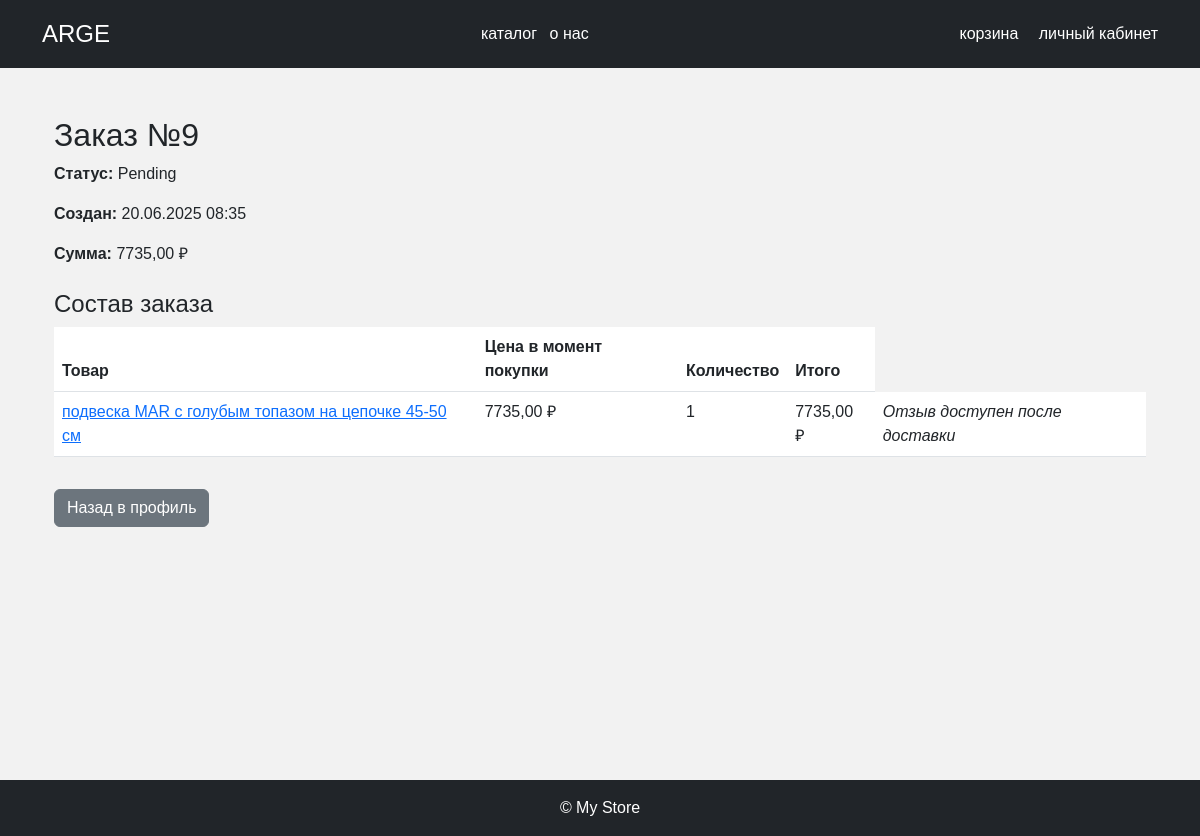
The app's page /orders/9/ (signed in), older data.
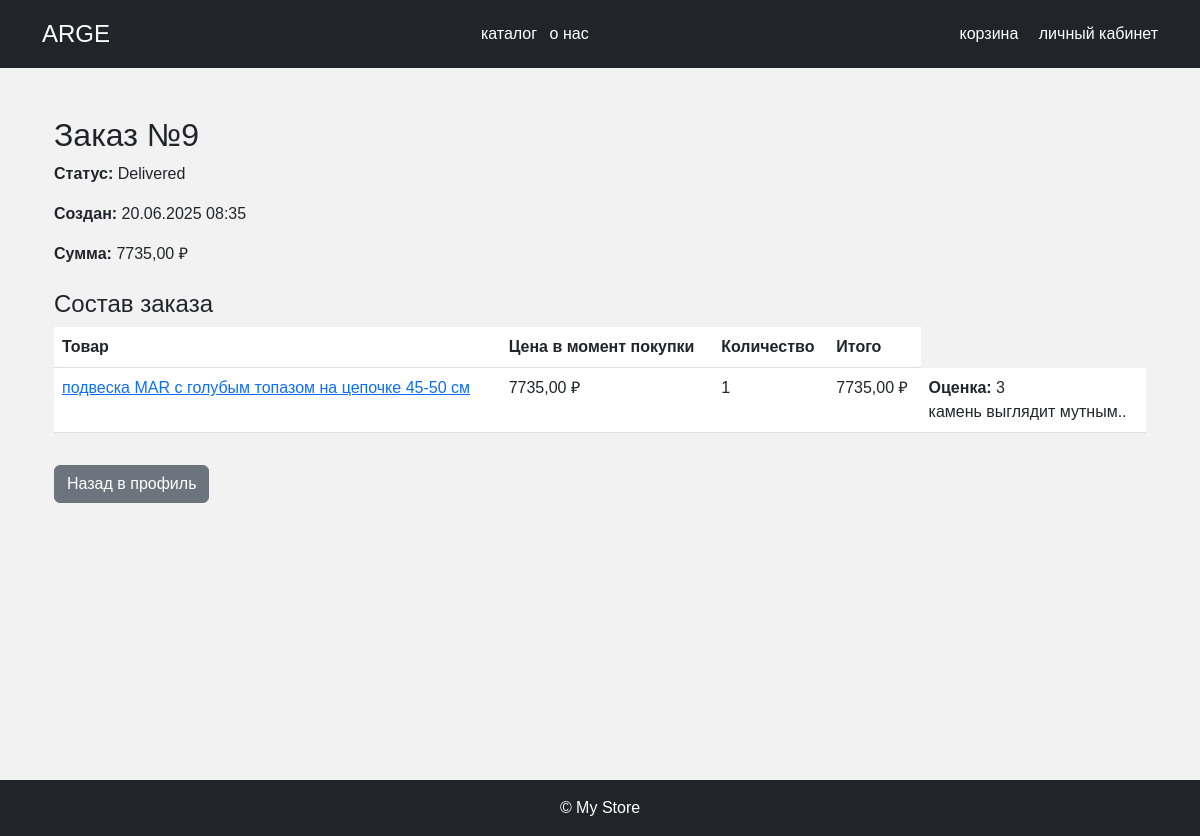
The same page, newer data.
### members/models.py (models this page shows, shortened)
class Order(models.Model):
    STATUS_CHOICES = [
        ('pending', 'Pending'),
        ('shipped', 'Shipped'),
        ('delivered', 'Delivered'),
        ('cancelled', 'Cancelled'),
    ]
    user = models.ForeignKey(User, related_name='orders', on_delete=models.CASCADE)
    total_price = models.DecimalField(max_digits=10, decimal_places=2)
    status = models.CharField(max_length=50, choices=STATUS_CHOICES, default='pending')
    created_at = models.DateTimeField(default=timezone.now)
    history = HistoricalRecords()
    class Meta:
        verbose_name = "Заказ"
        verbose_name_plural = "Заказы"

class OrderItem(models.Model):
    order = models.ForeignKey(Order, related_name='items', on_delete=models.CASCADE)
    product = models.ForeignKey(Product, related_name='order_items', on_delete=models.CASCADE)
    quantity = models.PositiveIntegerField()
    prise_at_time_of_purchase = models.DecimalField(max_digits=10, decimal_places=2)
    class Meta:
        verbose_name = "Товар в заказе"
        verbose_name_plural = "Товары в заказе"

class Product(models.Model):
    name = models.CharField(max_length=255)
    description = models.TextField()
    price = models.DecimalField(max_digits=10, decimal_places=2, validators=[MinValueValidator(0.01)])
    category = models.ForeignKey(Category, related_name='products', on_delete=models.CASCADE)
    status = models.CharField(max_length=50, default='available')
    view_count = models.PositiveIntegerField(default=0, verbose_name="Просмотров")
    created_at = models.DateTimeField(default=timezone.now, verbose_name="Дата добавления")
    objects = models.Manager()
    available = AvailableProductsManager()
    history = HistoricalRecords()
    class Meta:
        ordering = ['-price']
        verbose_name = "Товар"
        verbose_name_plural = "Товары"

class Review(models.Model):
    user = models.ForeignKey(User, on_delete=models.CASCADE)
    product = models.ForeignKey(Product, on_delete=models.CASCADE)
    rating = models.PositiveIntegerField()
    text = models.TextField()
    created_at = models.DateTimeField(default=timezone.now)
    class Meta:
        ordering = ['-created_at']
        verbose_name = "Отзыв"
        verbose_name_plural = "Отзывы"

### members/views.py (the view, shortened to what this page needs)
# urls.py: path('orders/<int:pk>/', views.order_detail_view, name='order_detail'),
@login_required
def order_detail_view(request, pk):
    order = (
        get_object_or_404(Order, pk=pk)
        if request.user.is_staff else
        get_object_or_404(Order, pk=pk, user=request.user)
    )
    items = list(order.items.select_related('product').all())
    existing = Review.objects.filter(
        user=request.user,
        product__in=[i.product for i in items]
    )
    by_prod = {r.product_id: r for r in existing}
    form = OrderReviewForm(request.POST or None)
    for item in items:
        item.line_total = item.quantity * item.prise_at_time_of_purchase
        item.review = by_prod.get(item.product.id)
    return render(request, 'order_detail.html', {
        'order': order,
        'order_items': items,
        'form': form,
    })

### templates/order_detail.html (shortened to what this page needs)
{% extends "base.html" %}
{% load static %}
{% block content %}
    <div class="container my-5">
        <h2>Заказ №{{ order.id }}</h2>
        <p><strong>Статус:</strong> {{ order.get_status_display|default:order.status }}</p>
        <p><strong>Создан:</strong> {{ order.created_at|date:"d.m.Y H:i" }}</p>
        <p><strong>Сумма:</strong> {{ order.total_price }} ₽</p>
        <h4 class="mt-4">Состав заказа</h4>
        <table class="table">
            <thead>
                <tr>
                    <th>Товар</th>
                    <th>Цена в момент покупки</th>
                    <th>Количество</th>
                    <th>Итого</th>
                </tr>
            </thead>
            <tbody>
            {% for item in order_items %}
                <tr>
                    <td>
                        <a href="{% url 'product_detail' item.product.id %}">
                            {{ item.product.name }}
                        </a>
                    </td>
                    <td>{{ item.prise_at_time_of_purchase }} ₽</td>
                    <td>{{ item.quantity }}</td>
                    <td>{{ item.line_total }} ₽</td>
                    <td>
                        {% if item.review %}
                            <div>
                                <strong>Оценка:</strong> {{ item.review.rating }}<br>
                                {{ item.review.text }}
                            </div>
                        {% else %}
                            <em>Отзыв доступен после доставки</em>
                        {% endif %}
                    </td>
                </tr>
            {% endfor %}
            </tbody>
        </table>
        <a href="{% url 'profile' %}" class="btn btn-secondary mt-3">Назад в профиль</a>
    </div>
{% endblock %}

Row changes from the older to the newer data that the page shows:
changed Order id 9: status "Pending" → "Delivered"
shown differently, row unchanged: OrderItem "подвеска MAR c голубым топазом на цепочке 45-50 см": review.rating (not shown) → "3"; review.text (not shown) → "камень выглядит мутным.."; text "Отзыв доступен после доставки" → "Оценка:"
